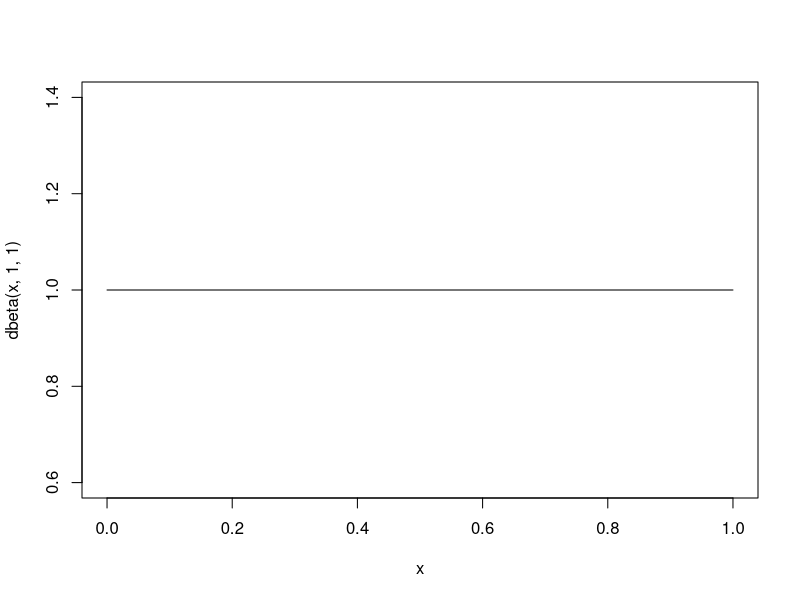
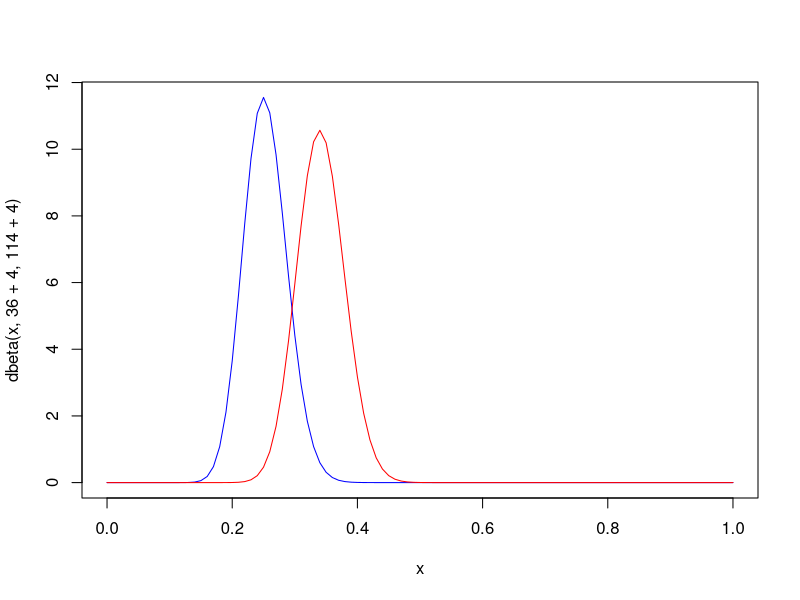
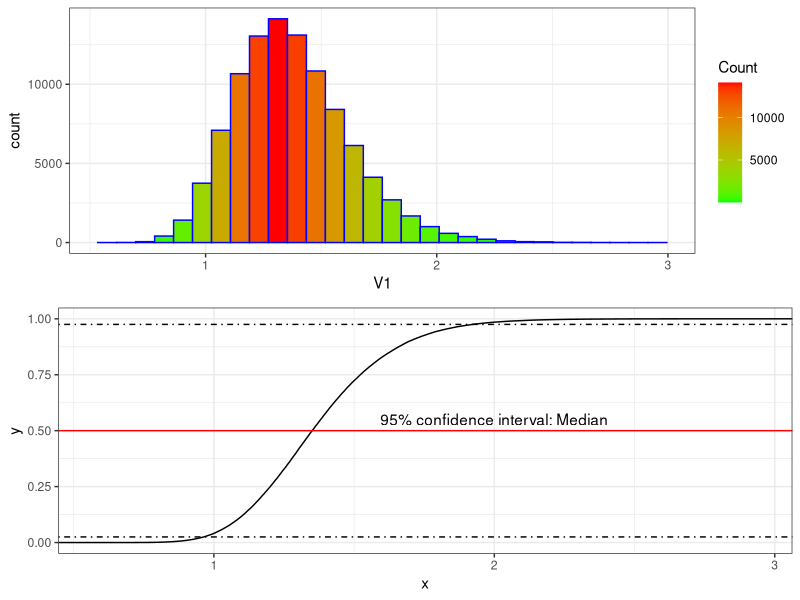

These figures' R source, in order:

library(ggplot2)
library(grid)
library(gridExtra)

curve(dbeta(x, 1,1)) # these are our weak priors for the AB test.  We don't know or have any reason to believe A over B

curve(dbeta(x, 36+4, 114+4), col = "blue")
curve(dbeta(x, 50+4, 100+4), add = TRUE, col = "red")
 
n.trials <- 100000
prior.alpha <- 4
prior.beta <- 4

a.samples <- rbeta(n.trials,36+prior.alpha,114+prior.beta)
b.samples <- rbeta(n.trials,50+prior.alpha,100+prior.beta)
p.b_superior <- sum(b.samples > a.samples)/n.trials

# p.b_superior
# par(mfrow = c(2,1))
# hist(b.samples/a.samples, breaks = 40)
# lines(density(b.samples/a.samples), lwd = 2)
# plot(ecdf(b.samples/a.samples)) 

data <- as.data.frame(b.samples/a.samples)
names(data) <- "V1"

hist_plot <- ggplot(
  data = data, 
  aes(V1)
) + geom_histogram(
  col = "blue", 
  bins = 30,
  # alpha = .7, 
  aes(fill = ..count..)
  ) + 
  scale_fill_gradient(
    "Count", 
    low = "green", 
    high = "red"
  ) + theme_bw()

cdf_data <- data.frame(x = b.samples/a.samples)
cdf_plot <- ggplot(
  cdf_data, 
  aes(x)
) + stat_ecdf() + 
  geom_hline(yintercept = .50, col = "red") +
  geom_hline(yintercept = .975, linetype = "dotdash", col = "black") + 
  geom_hline(yintercept = .025, linetype = "dotdash", col = "black") + 
  annotate("text", x = 2.0, y =.55, label = "95% confidence interval: Median") + 
  theme_bw()
  

grid.arrange(hist_plot, cdf_plot)




#plot(ecdf(rbeta(1000, 1,1)))
